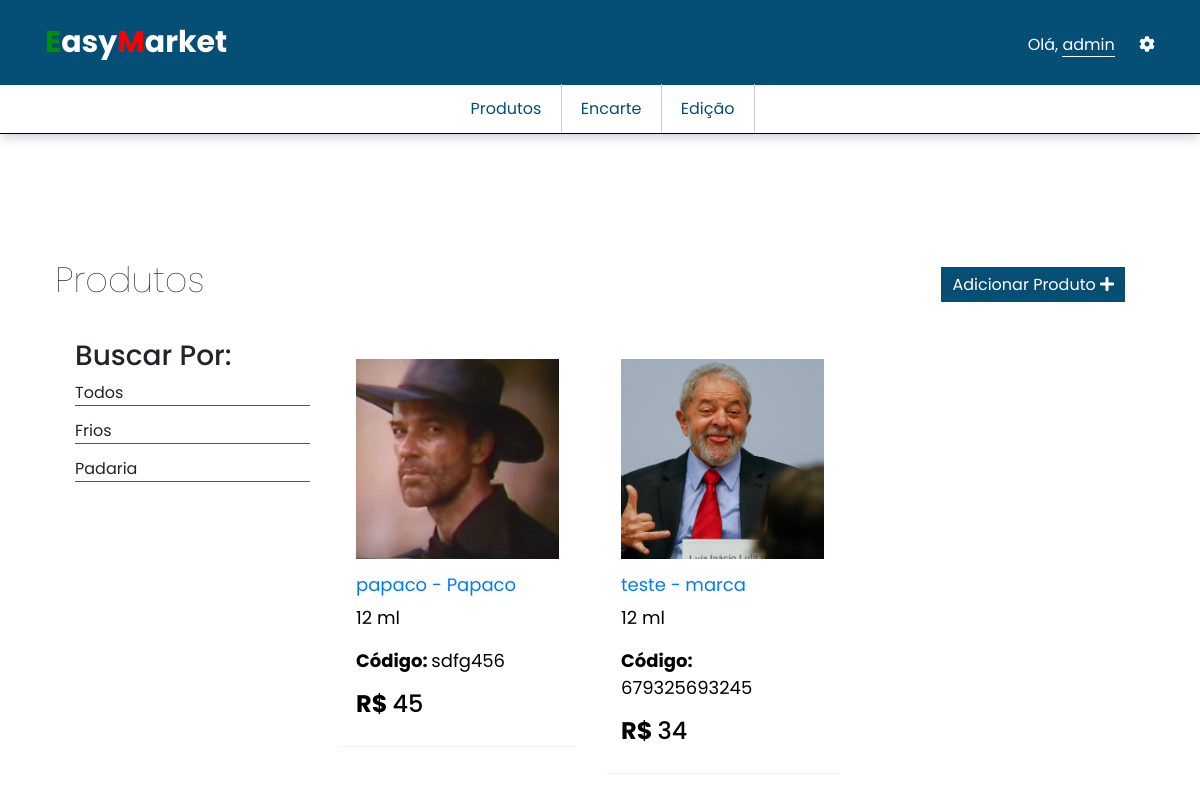
/sist/listaProdutos.php (signed in), run on the app's committed database.
### tables this page shows
CREATE TABLE IF NOT EXISTS `usuarios` (
  `idUsuario` int(11) NOT NULL AUTO_INCREMENT,
  `cpf` varchar(14) NOT NULL,
  `nome` varchar(255) NOT NULL,
  `email` varchar(255) NOT NULL,
  `senha` varchar(255) NOT NULL,
  `funcao` varchar(255) NOT NULL,
  `contaAtiva` varchar(255) NOT NULL,
  PRIMARY KEY (`idUsuario`)
);

CREATE TABLE IF NOT EXISTS `categorias` (
  `idCategoria` int(11) NOT NULL AUTO_INCREMENT,
  `nomeCategoria` varchar(255) NOT NULL,
  `removido` varchar(3) NOT NULL,
  PRIMARY KEY (`idCategoria`)
);

CREATE TABLE IF NOT EXISTS `produtos` (
  `idProduto` int(255) NOT NULL AUTO_INCREMENT,
  `codigoProduto` varchar(255) NOT NULL,
  `nomeProduto` varchar(255) NOT NULL,
  `fotoProduto` varchar(255) NOT NULL,
  `marcaProduto` varchar(255) NOT NULL,
  `idCategoria` int(11) DEFAULT NULL,
  `precoProduto` varchar(255) NOT NULL,
  `precoPromocao` varchar(255) NOT NULL,
  `pesoProduto` varchar(255) NOT NULL,
  `unidadePeso` varchar(20) NOT NULL,
  `localizacaoProduto` varchar(255) NOT NULL,
  `avaliacaoProduto` varchar(255) NOT NULL,
  `descricaoProduto` text NOT NULL,
  `destaqueProduto` varchar(3) NOT NULL,
  `removido` varchar(3) NOT NULL,
  PRIMARY KEY (`idProduto`),
  KEY `categoria_produto` (`idCategoria`)
);

### sist/listaProdutos.php (the view, shortened to what this page needs)
<?php
include('includes/header.php');
?>
<div class="container">
  <div class="conteudoFormulario" method="post">
    <div class="cabecalhoForm">
      <h3 class="colunasTop">Produtos</h3>
      <div class="btnsTop floatRight colunasTop">
        <div class="btnAdicionar colunasTop ">
          <a href="inserirProduto.php"><span class="">Adicionar Produto</span> <i class="fas fa-plus"></i></a>
        </div>
      </div>
    </div>
    <section class="boxLista">
      <div class="row">
        <div class="col-md-3 filtroBusca">
          <h3>Buscar Por:</h3>
          <ul>
            <a href="listaProdutos.php"><li>Todos</li></a>
            <?php
              $query = "SELECT * FROM categorias WHERE removido != 'sim' ORDER BY nomeCategoria";
              $result = mysqli_query($conn, $query) or die(mysqli_error($conn));
              while($row = mysqli_fetch_assoc($result)) {
                $idCategoria = $row['idCategoria'];
                $nomeCategoria = $row['nomeCategoria'];
                echo '
                  <a href="listaProdutos.php?categoria='.$idCategoria.'"><li>'.$nomeCategoria.'</li></a>
                ';
              }
            ?>
          </ul>
        </div>
        <div class="col-md-9">
          <div class="row">
            <?php
            if(isset($_GET['categoria'])){
              $categoriaBusca = htmlspecialchars($_GET['categoria'], ENT_QUOTES, 'utf-8');
              $query = "SELECT * FROM produtos WHERE removido != 'sim' AND idCategoria='$categoriaBusca' ORDER BY nomeProduto";
            }
            else{
              $query = "SELECT * FROM produtos WHERE removido != 'sim' ORDER BY nomeProduto";
            }
              $result = mysqli_query($conn, $query) or die(mysqli_error($conn));
              while($row = mysqli_fetch_assoc($result)) {
                $nomeProduto = $row['nomeProduto'];
                $marcaProduto = $row['marcaProduto'];
                $idProduto = $row['idProduto'];
                $precoProduto = $row['precoProduto'];
                $fotoProduto = $row['fotoProduto'];
                $pesoProduto = $row['pesoProduto'];
                $unidadePeso = $row['unidadePeso'];
                $codigoProduto = $row['codigoProduto'];
                echo '
                <div class="col-md-4">
                  <div class="itemLista">
                    <a href="inserirProduto.php?idProduto='.$idProduto.'"><div class="imgProduto" style="background: url(uploads/'.$fotoProduto.') no-repeat center; background-size: cover;"></div></a>
                    <div class="descProduto">
                      <a href="inserirProduto.php?idProduto='.$idProduto.'"><h3>'.$nomeProduto.' - '.$marcaProduto.'</h3></a>
                      <p>'.$pesoProduto.' '.$unidadePeso.'</p>
                      <p><strong>Código: </strong> '.$codigoProduto.'</p>
                      <h4><strong>R$ </strong>'.$precoProduto.'</h4>
                    </div>
                  </div>
                </div>
                ';
              }
            ?>
          </div>
        </div>
      </div>
    </section>
    <br>
  </div>
</div>
<?php
  include('includes/footer.php');
?>

### sist/includes/header.php (shortened to what this page needs)
<?php
  include('conexao.php');
  $idUsuario = $_SESSION['idUsuario'];
  $query = "SELECT * FROM usuarios WHERE idUsuario='$idUsuario'";
  $result = mysqli_query($conn, $query) or die(mysqli_error($conn));
  while($row = mysqli_fetch_assoc($result)) {
    $nomeUsuario = $row['nome'];
    $funcaoUsuario = $row['funcao'];
  }
?>
<!DOCTYPE html>
<html lang="pt-br">
  <head>
    <link rel="stylesheet" href="fontawesome/css/all.css">
    <link rel="stylesheet" href="css/style.css">
    <link rel="stylesheet" href="bootstrap/css/bootstrap.min.css">
    <link rel="stylesheet" href="bootstrap/css/bootstrap.css">
  </head>
  <body>
    <header id="header">
      <div class="container">
        <div class="colunasTop logoHeader">
          <a href="entrada.php"><span style="color: #009000">E</span>asy<span style="color: #f00;">M</span>arket</a>
        </div>
        <div class="colunasTop floatRight loginOptionsHeader">
          <div class="colunasTop usuarioHeader">
            <ul id="ulUser">
              <li class="menuDropdown" onclick="abrirMenuUser()">
                <span class="userName"> <span style="color: #fff;">Olá,</span> <span style="border-bottom: solid 1px #fff"><?php echo $nomeUsuario; ?> </span></span>
              </li>
            </ul>
          </div>
          <div class="colunasTop configuracoes">
            <ul id="ulConfig">
              <li class="menuDropdown">
                <i onclick="abrirMenuConfig()" class="fas fa-cog"></i>
                  </li>
                </ul>
          </div>
        </div>
      </div>
    </header>
    <section id="menuPaginas">
      <div class="menuPaginas">
        <div class="container">
          <ul>
            <?php
              if($funcaoUsuario == 'adm' OR $funcaoUsuario == 'dev'){
                echo '
                <li>
                  <a class="btnHover" href="listaProdutos.php">Produtos</a>
                </li>
                <li>
                  <a class="btnHover" href="listaEncarte.php">Encarte</a>
                </li>
                <li>
                <a class="btnHover" href="edicao.php">Edição</a>
              </li>
                ';
              }
              else{
                  echo '
                  <li>
                    <a class="btnHover" href="entrada.php">Easy Market</a>
                  </li>
                  ';
              }
            ?>
          </ul>
        </div>
      </div>
    </section>

### sist/css/style.css (style rules this page uses)
* { margin: 0; padding: 0; font-family: 'Poppins', sans-serif; }
.colunasTop { display: inline-block; vertical-align: top; }
.container { width: 1060px; margin: 0 auto; }
.floatRight { float: right; }
#header { background-color: #054f77; color: #fff; padding: 20px 0; }
.logoHeader { font-weight: bold; font-size: 30px; }
.logoHeader a { color: #fff; text-decoration: none; }
.loginOptionsHeader { padding: 13px 0; }
.usuarioHeader { margin-right: 20px; }
#ulConfig { list-style: none; position: relative; }
#ulUser { list-style: none; position: relative; display: inline-block; }
#ulUser li { cursor: pointer; }
.usuarioHeader ul { list-style: none; padding: 0; margin: 0; }
.menuPaginas { text-align: center; padding: 12px 0 ; border-bottom: solid 1px #000; box-shadow: rgba(255, 255, 255, 0.1) 0px 1px 1px 0px inset, rgba(50, 50, 93, 0.25) 0px 5px 10px -2px, rgba(0, 0, 0, 0.3) 0px 3px 60px -30px; }
.menuPaginas ul { margin: 0; padding: 0; list-style: none; }
.menuPaginas li { display: inline; margin-right: -6px; position: relative; }
.menuPaginas a { padding: 13px 20px; color: #054f77; text-decoration: none; border-right: solid 1px #ccc; }
.btnHover { color: #054f77 !important; }
.conteudoFormulario { width: calc(100% - 20px); padding: 0 10px; margin: 125px 0 50px; }
.btnAdicionar { margin: 14px 0; }
.btnAdicionar a { background-image: linear-gradient(#054f77, #084d6e, #054f77); color: #fff; border: solid 1px #054f77; text-decoration: none; padding: 5px 10px; }
.cabecalhoForm h3 { font-size: 35px; font-weight: lighter; }
.boxLista { padding:30px 20px; margin-bottom: 100px; }
.boxLista a { text-decoration: none; }
.itemLista { border-bottom: solid 1px rgba(90, 125, 188, 0.1); padding: 20px 16px; color: rgba(0,0,0,0.87); font-size: 18px; }
.imgProduto { width: 100%; height: 200px; }
.descProduto { margin-top: 15px; color: #000; text-align: left; }
.descProduto h3 { font-weight: 400; font-size: 18px; }
.filtroBusca ul { padding: 0; margin: 0; list-style: none; }
.filtroBusca li { border-bottom: solid 1px #009000; margin-bottom: 13px; color: #212529; }

### data on the page
usuarios: nome "admin"
categorias: nomeCategoria "Frios"
categorias: nomeCategoria "Padaria"
produtos: fotoProduto (picture), nomeProduto "papaco", marcaProduto "Papaco", pesoProduto "12", unidadePeso "ml", codigoProduto "sdfg456", precoProduto "45"
produtos: fotoProduto (picture), nomeProduto "teste", marcaProduto "marca", pesoProduto "12", unidadePeso "ml", codigoProduto "679325693245", precoProduto "34"
